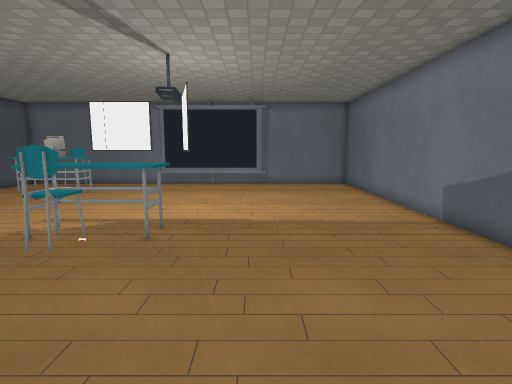
[1] (above)

13 first-person views from a walk through a Godot game level. The camera is 1.3 m above the floor, tilts 8° down and sees 80° across. The floor is counted in squares, 0.5 m on a side. Each view is taken from the middle of a square. On the plan, view 1 faces up. The plan holds only what a view shows up to about 20 squares ahead; the rest is blank. Some surface patterns are stand-ins.

[2]
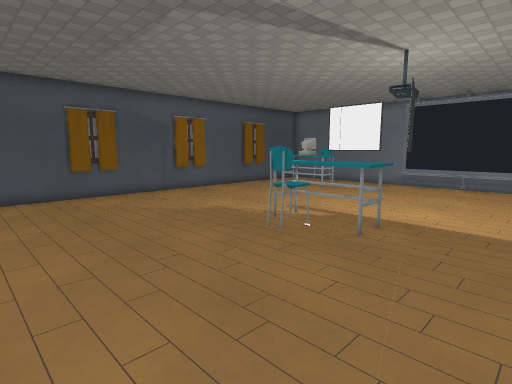

[3]
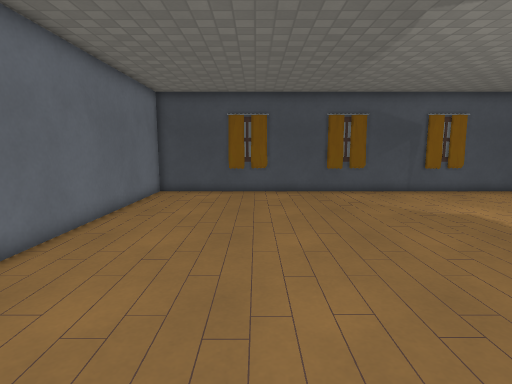

[4]
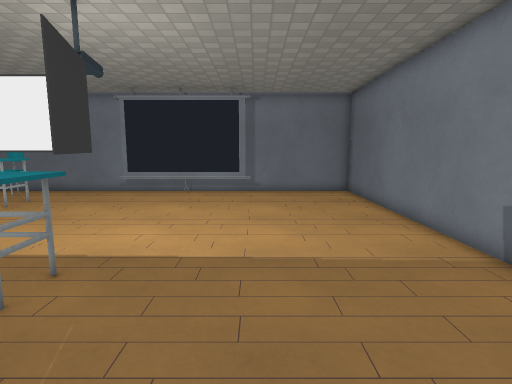

[5]
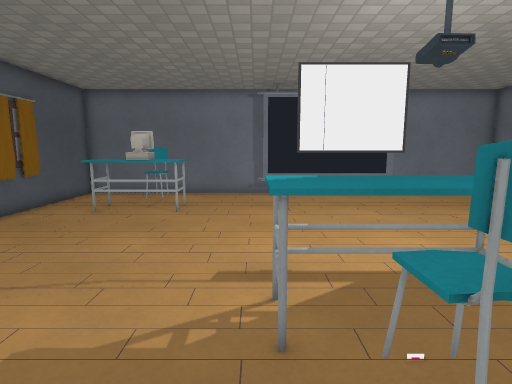

[6]
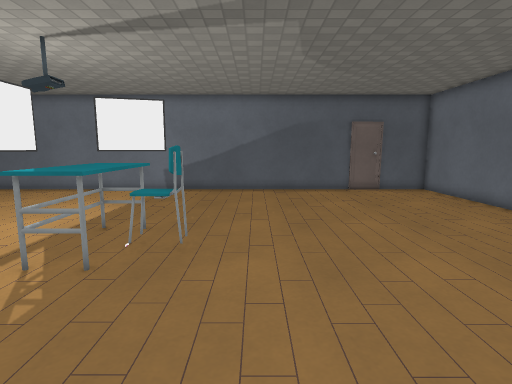

[7]
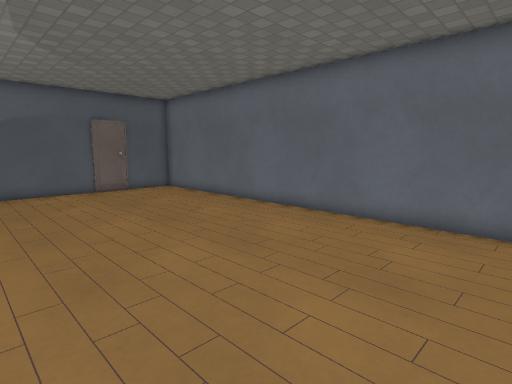

[8]
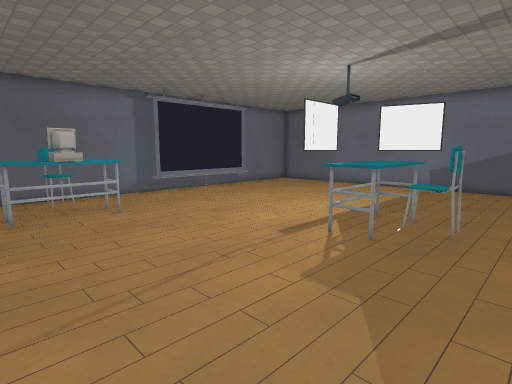

[9]
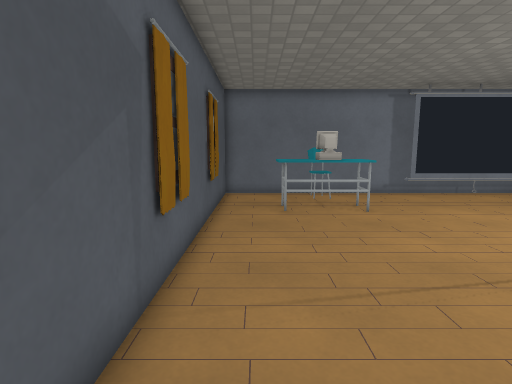

[10]
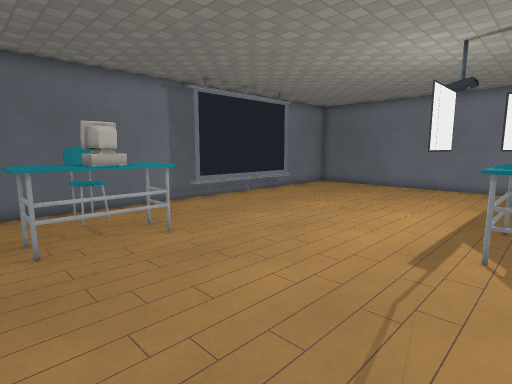

[11]
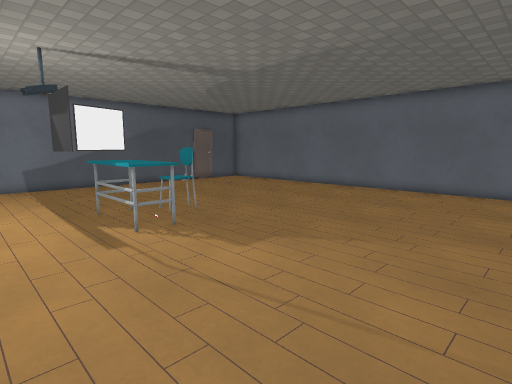

[12]
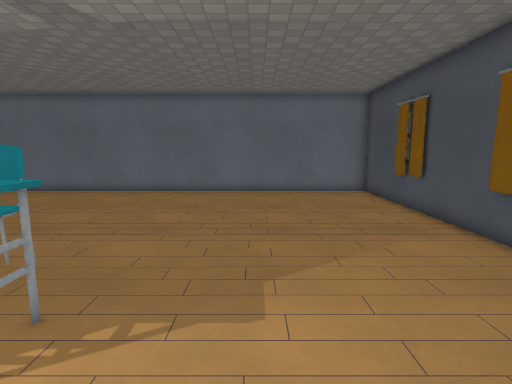

[13]
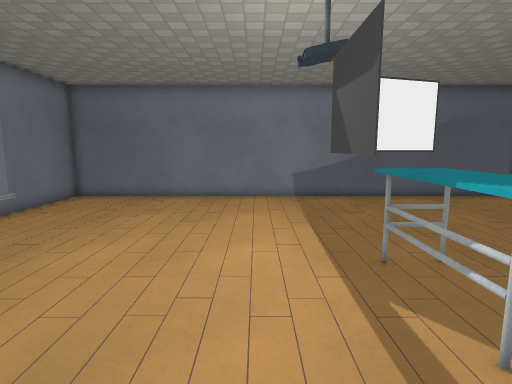

### Floor plan
Key: @ floor where view 1 was taken; # wall or solid block; . floor; E desk; C computer; T thing the floor can be seen under or through.
Columns run from 17 left of view 1 to 7 right of it. Each row starts with its distance up from view 1.
 23 ############     ########
 22 #..........##   ##......#
 21 #....E.....  ### .......#
 20 #....EE.................#
 19 #..EECEE................#
 18 #..EECCE................#
 17 #..EEEE.................#
 16 #.......................#
 15 #.......................#
 14 #.......................#
 13 #.......................#
 12 #..........TTT..........#
 11 #..........TTTT.........#
 10 #.........EEEEET........#
  9 #.........EEEEET........#
  8 #..........EE...........#
  7 #..........EE...........#
  6 #.......................#
  5 #.......................#
  4 #.......................#
  3 #.......................#
  2 #.......................#
  1 #.......................#
  0 #................@......#
 -1 #.......................#
 -2 #.......................#
 -3 #.......................#
 -4 #.......................#
 -5 #.......................#
 -6 #########################

Positions as (right, up) in squares from view 1, and headings:
1: (0, 0), facing up
2: (1, 0), facing up-left
3: (2, 0), facing left
4: (1, 4), facing up
5: (-7, 5), facing up
6: (-13, 5), facing right
7: (-13, 5), facing down-right
8: (-15, 5), facing up-right
9: (-15, 5), facing up
10: (-15, 9), facing up-right
11: (-16, 14), facing down-right
12: (-10, 13), facing down
13: (-10, 13), facing right
